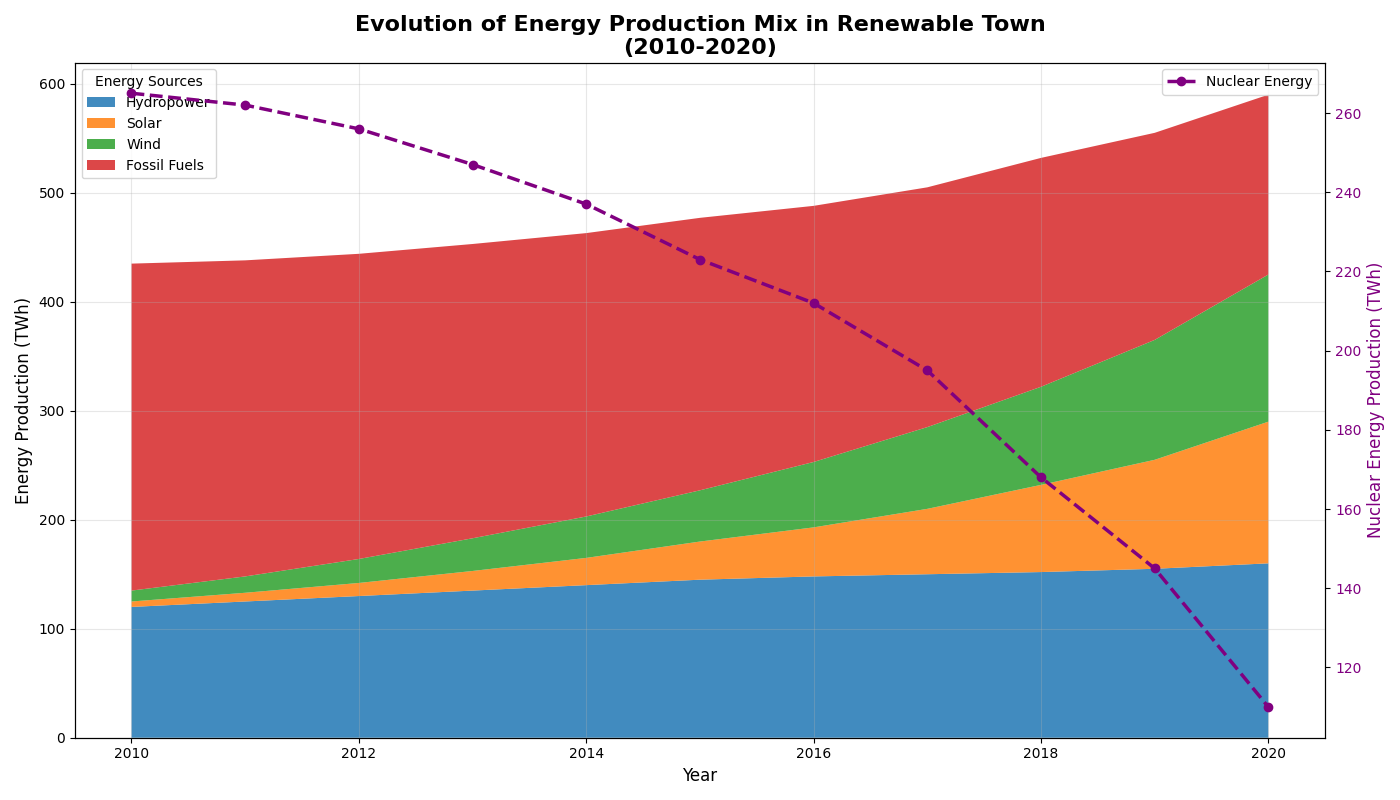

Reproduce this figure in Python.
import matplotlib.pyplot as plt
import numpy as np

# Backstory:
# Analysis of Energy Production Mix Over a Decade (2010-2020)
# This chart illustrates the change in the energy production mix (in terawatt-hours, TWh) from various sources in Renewable Town, reflecting a gradual shift towards sustainable energy sources over a decade.

# Years from 2010 to 2020
years = np.arange(2010, 2021)

# Artificial data representing energy production from various sources (in TWh)
hydropower = np.array([120, 125, 130, 135, 140, 145, 148, 150, 152, 155, 160])
solar = np.array([5, 8, 12, 18, 25, 35, 45, 60, 80, 100, 130])
wind = np.array([10, 15, 22, 30, 38, 47, 60, 75, 90, 110, 135])
fossil_fuels = np.array([300, 290, 280, 270, 260, 250, 235, 220, 210, 190, 165])
nuclear = 700 - (hydropower + solar + wind + fossil_fuels)  # Ensure total adds up to 700 TWh

# Set up the plot
fig, ax1 = plt.subplots(figsize=(14, 8))

# Stack plot for energy production sources
colors = ['#1f77b4', '#ff7f0e', '#2ca02c', '#d62728']  # blue, orange, green, red
ax1.stackplot(years, hydropower, solar, wind, fossil_fuels, labels=['Hydropower', 'Solar', 'Wind', 'Fossil Fuels'], colors=colors, alpha=0.85)
ax1.set_xlabel('Year', fontsize=12)
ax1.set_ylabel('Energy Production (TWh)', fontsize=12, color='k')
ax1.set_title('Evolution of Energy Production Mix in Renewable Town\n(2010-2020)', fontsize=16, weight='bold')

# Adding grid for better readability
ax1.grid(alpha=0.3)

# Add a legend for the stack plot
ax1.legend(loc='upper left', title='Energy Sources', fontsize=10)

# Line plot for nuclear energy production
ax2 = ax1.twinx()
ax2.plot(years, nuclear, color='purple', marker='o', linestyle='--', linewidth=2.5, label='Nuclear Energy')
ax2.set_ylabel('Nuclear Energy Production (TWh)', fontsize=12, color='purple')
ax2.tick_params(axis='y', labelcolor='purple')

# Add a legend for the line plot
ax2.legend(loc='upper right', fontsize=10)

# Optimize layout
plt.tight_layout()

# Display the plot
plt.show()
